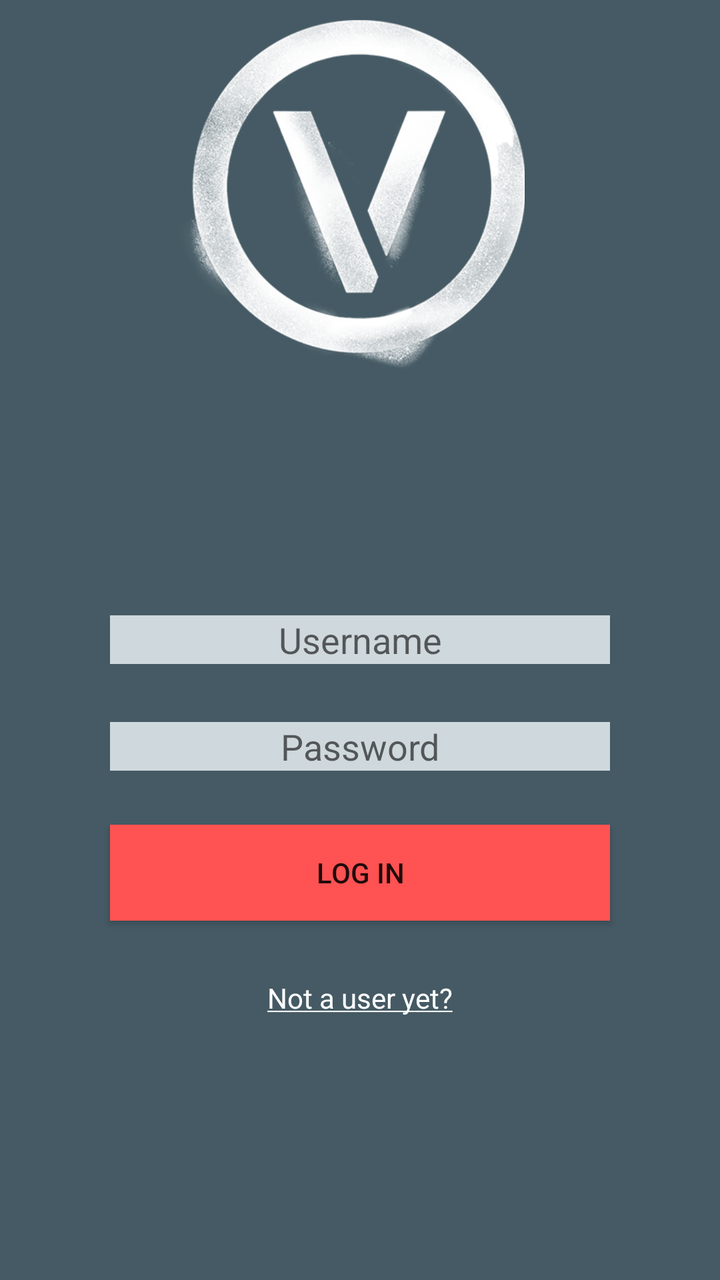
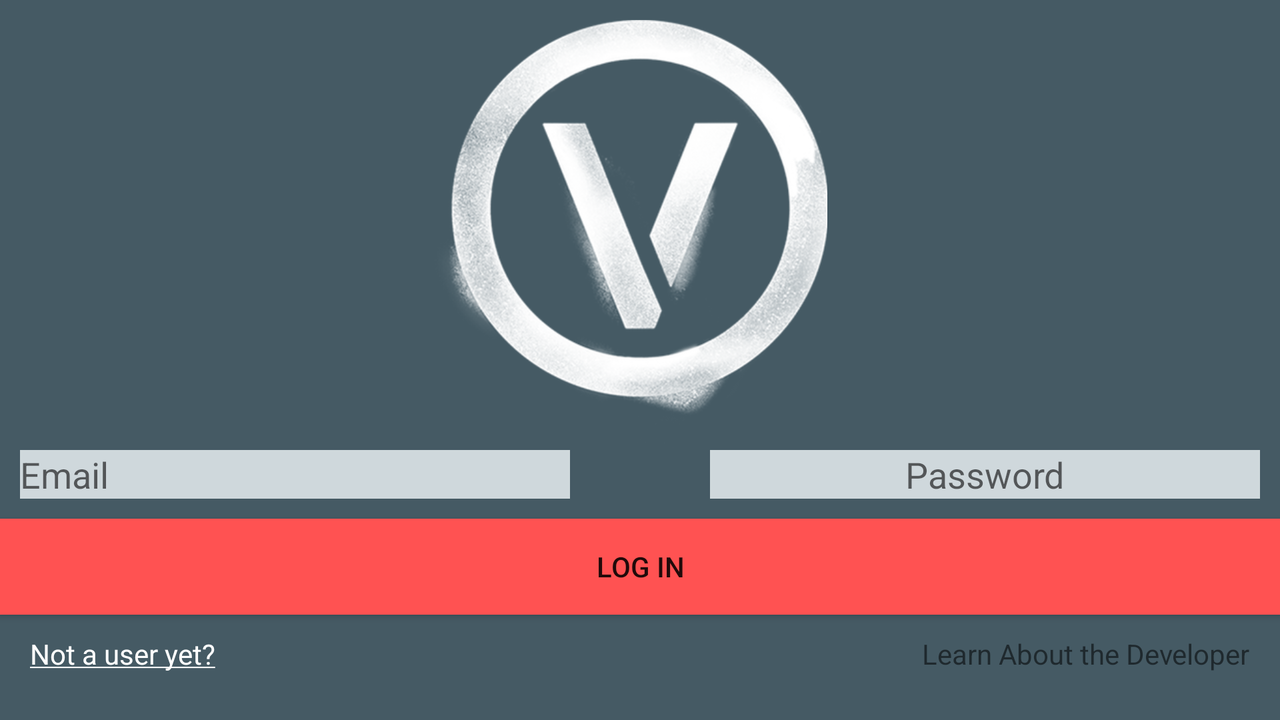

An Android layout and its configuration variant, each rendered on a device that would load it. The default file and the variant file are quoted in full after the pictures.
<!-- AndroidManifest.xml: activity theme NoActionBarTheme -->
<!-- res/layout/activity_log_in.xml -->
<?xml version="1.0" encoding="utf-8"?>
<RelativeLayout xmlns:android="http://schemas.android.com/apk/res/android"
    xmlns:tools="http://schemas.android.com/tools"
    android:layout_width="match_parent"
    android:layout_height="match_parent"
    android:paddingBottom="@dimen/activity_vertical_margin"
    android:paddingLeft="@dimen/activity_horizontal_margin"
    android:paddingRight="@dimen/activity_horizontal_margin"
    android:paddingTop="@dimen/activity_vertical_margin"
    tools:context="com.fitapp.vizo.fitnessapp.LogInActivity"
    android:background="@color/colorPrimaryDark">

    <EditText
        android:layout_width="wrap_content"
        android:layout_height="wrap_content"
        android:id="@+id/editText"
        android:layout_marginBottom="29dp"
        android:hint="Username"
        android:layout_centerHorizontal="true"
        android:layout_centerVertical="true"
        android:background="@color/colorPrimaryLight"
        android:minWidth="250dp"
        android:textAlignment="center" />

    <EditText
        android:layout_width="wrap_content"
        android:layout_height="wrap_content"
        android:id="@+id/editText2"
        android:hint="Password"
        android:background="@color/colorPrimaryLight"
        android:minWidth="250dp"
        android:textAlignment="center"
        android:layout_below="@+id/editText"
        android:layout_alignLeft="@+id/editText"
        android:layout_alignStart="@+id/editText" />

    <Button
        android:layout_width="wrap_content"
        android:layout_height="wrap_content"
        android:text="Log In"
        android:id="@+id/logInButton"
        android:minWidth="250dp"
        android:background="@color/colorAccent"
        android:layout_below="@+id/editText2"
        android:layout_alignLeft="@+id/editText2"
        android:layout_alignStart="@+id/editText2"
        android:layout_marginTop="27dp"
        android:onClick="onClickUserLogin" />

    <TextView
        android:layout_width="wrap_content"
        android:layout_height="wrap_content"
        android:textAppearance="?android:attr/textAppearanceSmall"
        android:text="@string/signUp"
        android:id="@+id/textView"
        android:layout_below="@+id/logInButton"
        android:layout_centerHorizontal="true"
        android:layout_marginTop="29dp"
        android:textColor="@color/colorIcons"
        android:onClick="onClickUserSignUp"
        android:clickable="true" />

    <ImageView
        android:layout_width="200dp"
        android:layout_height="200dp"
        android:id="@+id/imageView"
        android:src="@drawable/Vlogo"
        android:paddingTop="10dp"
        android:paddingRight="10dp"
        android:layout_alignParentTop="true"
        android:layout_centerHorizontal="true" />

    <Space
        android:layout_width="20px"
        android:layout_height="20px"
        android:layout_alignBottom="@+id/imageView"
        android:layout_alignParentLeft="true"
        android:layout_alignParentStart="true"
        android:layout_marginLeft="107dp"
        android:layout_marginStart="107dp"
        android:layout_marginBottom="65dp" />

</RelativeLayout>
<!-- resources referenced by this layout -->
<resources>
  <color name="colorAccent">#FF5252</color>
  <color name="colorIcons">#FFFFFF</color>
  <color name="colorPrimaryDark">#455A64</color>
  <color name="colorPrimaryLight">#CFD8DC</color>
  <!-- drawable Vlogo: png bitmap (drawable, 52154 bytes) -->
  <string name="signUp"><u>Not a user yet?</u></string>
  <style name="NoActionBarTheme" parent="Theme.AppCompat.Light.NoActionBar">
          <item name="colorPrimary">@color/colorPrimary</item>
          <item name="colorPrimaryDark">@color/colorPrimaryDark</item>
          <item name="colorAccent">@color/colorAccent</item>
      </style>
  <color name="colorPrimary">#607d8b</color>
</resources>
<!-- res/layout-land/activity_log_in.xml (the repository's variant of the layout above) -->
<!-- drawn on the phone turned sideways -->
<?xml version="1.0" encoding="utf-8"?>
<LinearLayout xmlns:android="http://schemas.android.com/apk/res/android"
    xmlns:tools="http://schemas.android.com/tools"
    android:layout_width="match_parent"
    android:layout_height="match_parent"
    android:orientation="vertical"
    tools:context="com.fitapp.vizo.fitnessapp.ui.LogInActivity"
    android:background="@color/colorPrimaryDark">


    <ImageView
        android:layout_width="225dp"
        android:layout_height="225dp"
        android:id="@+id/imageView"
        android:src="@drawable/logo"
        android:paddingTop="10dp"
        android:paddingRight="10dp"
        android:layout_alignParentTop="true"
        android:layout_centerHorizontal="true"
        android:layout_gravity="center_horizontal" />


    <RelativeLayout
        android:layout_width="match_parent"
        android:layout_height="wrap_content">
        <EditText
            android:layout_width="275dp"
            android:layout_height="wrap_content"
            android:id="@+id/email"
            android:hint="Email"
            android:background="@color/colorPrimaryLight"
            android:layout_gravity="center_horizontal"
            android:layout_alignParentTop="true"
            android:layout_marginLeft="10dp" />
        <EditText
            android:layout_width="275dp"
            android:layout_height="wrap_content"
            android:id="@+id/password"
            android:hint="Password"
            android:inputType="textPassword"
            android:background="@color/colorPrimaryLight"
            android:minWidth="100dp"
            android:textAlignment="center"
            android:gravity="right"
            android:layout_alignParentRight="true"
            android:layout_alignParentTop="false"
            android:layout_marginRight="10dp" />

    </RelativeLayout>

    <Button
        android:layout_width="fill_parent"
        android:layout_height="wrap_content"
        android:text="Log In"
        android:id="@+id/logInButton"
        android:minWidth="250dp"
        android:background="@color/colorAccent"
        android:layout_below="@+id/password"
        android:layout_gravity="right"
        android:layout_marginTop="10dp" />

    <RelativeLayout
        android:layout_width="match_parent"
        android:layout_height="wrap_content"
        android:layout_marginTop="10dp"
        android:orientation="horizontal">

        <TextView
            android:layout_width="wrap_content"
            android:layout_height="match_parent"
            android:textAppearance="?android:attr/textAppearanceSmall"
            android:text="@string/signUp"
            android:id="@+id/signUpUser"
            android:textColor="@color/colorIcons"
            android:clickable="true"
            android:layout_marginLeft="15dp" />

        <TextView
            android:layout_width="wrap_content"
            android:layout_height="match_parent"
            android:textAppearance="?android:attr/textAppearanceSmall"
            android:text="Learn About the Developer"
            android:id="@+id/aboutMeTextView"
            android:layout_gravity="right"
            android:layout_alignParentEnd="true"
            android:layout_marginRight="15dp" />
    </RelativeLayout>


</LinearLayout>
<!-- resources referenced by the variant -->
<!-- as the phone turned sideways resolves them -->
<resources>
  <color name="colorAccent">#FF5252</color>
  <color name="colorIcons">#FFFFFF</color>
  <color name="colorPrimaryDark">#455A64</color>
  <color name="colorPrimaryLight">#CFD8DC</color>
  <!-- drawable logo: png bitmap (drawable, 97987 bytes) -->
  <string name="signUp"><u>Not a user yet?</u></string>
  <style name="NoActionBarTheme" parent="Theme.AppCompat.Light.NoActionBar">
          <item name="colorPrimary">@color/colorPrimary</item>
          <item name="colorPrimaryDark">@color/colorPrimaryDark</item>
          <item name="colorAccent">@color/colorAccent</item>
      </style>
  <color name="colorPrimary">#607d8b</color>
</resources>
